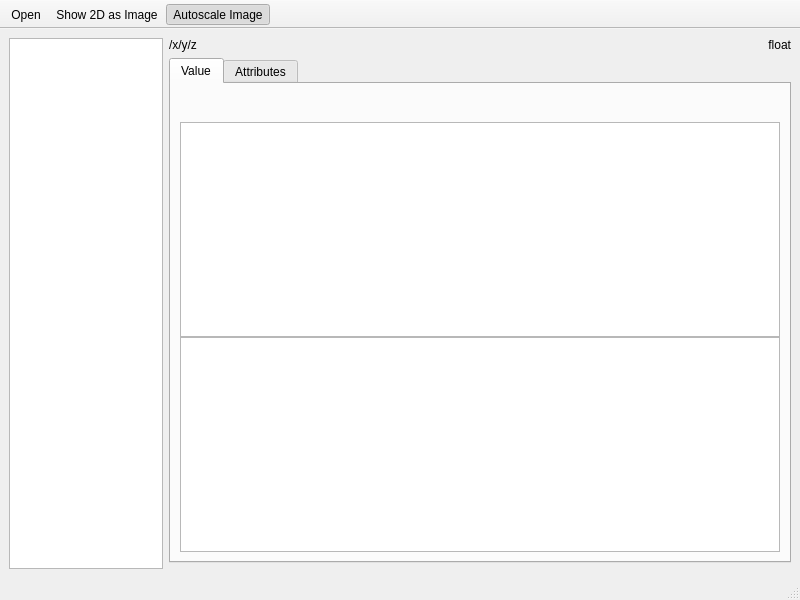
<?xml version="1.0" encoding="UTF-8"?>
<ui version="4.0">
 <class>MainWindow</class>
 <widget class="QMainWindow" name="MainWindow">
  <property name="geometry">
   <rect>
    <x>0</x>
    <y>0</y>
    <width>800</width>
    <height>600</height>
   </rect>
  </property>
  <property name="windowTitle">
   <string>H5View</string>
  </property>
  <widget class="QWidget" name="centralwidget">
   <layout class="QGridLayout" name="gridLayout">
    <item row="0" column="0" rowspan="3">
     <widget class="QTreeView" name="treeView">
      <property name="sizePolicy">
       <sizepolicy hsizetype="Expanding" vsizetype="Expanding">
        <horstretch>1</horstretch>
        <verstretch>0</verstretch>
       </sizepolicy>
      </property>
      <attribute name="headerVisible">
       <bool>false</bool>
      </attribute>
     </widget>
    </item>
    <item row="0" column="2">
     <widget class="QLabel" name="typeLabel">
      <property name="text">
       <string>float</string>
      </property>
      <property name="alignment">
       <set>Qt::AlignRight|Qt::AlignTrailing|Qt::AlignVCenter</set>
      </property>
     </widget>
    </item>
    <item row="1" column="1" colspan="2">
     <widget class="QTabWidget" name="tabWidget">
      <property name="sizePolicy">
       <sizepolicy hsizetype="Expanding" vsizetype="Expanding">
        <horstretch>2</horstretch>
        <verstretch>1</verstretch>
       </sizepolicy>
      </property>
      <property name="currentIndex">
       <number>0</number>
      </property>
      <widget class="QWidget" name="tab">
       <attribute name="title">
        <string>Value</string>
       </attribute>
       <layout class="QVBoxLayout" name="verticalLayout_2">
        <item>
         <widget class="QWidget" name="spinContainer" native="true">
          <property name="sizePolicy">
           <sizepolicy hsizetype="Minimum" vsizetype="Fixed">
            <horstretch>0</horstretch>
            <verstretch>0</verstretch>
           </sizepolicy>
          </property>
          <layout class="QHBoxLayout" name="horizontalLayout">
           <item>
            <spacer name="horizontalSpacer">
             <property name="orientation">
              <enum>Qt::Horizontal</enum>
             </property>
             <property name="sizeHint" stdset="0">
              <size>
               <width>5</width>
               <height>5</height>
              </size>
             </property>
            </spacer>
           </item>
          </layout>
         </widget>
        </item>
        <item>
         <widget class="QWidget" name="viewWidgetContainer" native="true">
          <property name="sizePolicy">
           <sizepolicy hsizetype="Preferred" vsizetype="Preferred">
            <horstretch>0</horstretch>
            <verstretch>1</verstretch>
           </sizepolicy>
          </property>
          <layout class="QVBoxLayout" name="verticalLayout">
           <property name="spacing">
            <number>0</number>
           </property>
           <property name="leftMargin">
            <number>0</number>
           </property>
           <property name="topMargin">
            <number>0</number>
           </property>
           <property name="rightMargin">
            <number>0</number>
           </property>
           <property name="bottomMargin">
            <number>0</number>
           </property>
           <item>
            <widget class="QPlainTextEdit" name="valueTextView">
             <property name="readOnly">
              <bool>true</bool>
             </property>
            </widget>
           </item>
           <item>
            <widget class="QTableView" name="valueTableView">
             <property name="editTriggers">
              <set>QAbstractItemView::NoEditTriggers</set>
             </property>
             <attribute name="horizontalHeaderVisible">
              <bool>false</bool>
             </attribute>
             <attribute name="horizontalHeaderStretchLastSection">
              <bool>true</bool>
             </attribute>
             <attribute name="verticalHeaderVisible">
              <bool>false</bool>
             </attribute>
            </widget>
           </item>
          </layout>
         </widget>
        </item>
       </layout>
      </widget>
      <widget class="QWidget" name="tab_2">
       <attribute name="title">
        <string>Attributes</string>
       </attribute>
       <layout class="QVBoxLayout" name="verticalLayout_3">
        <item>
         <widget class="QTableView" name="attrTableView">
          <property name="editTriggers">
           <set>QAbstractItemView::NoEditTriggers</set>
          </property>
          <property name="textElideMode">
           <enum>Qt::ElideNone</enum>
          </property>
          <property name="verticalScrollMode">
           <enum>QAbstractItemView::ScrollPerPixel</enum>
          </property>
          <property name="horizontalScrollMode">
           <enum>QAbstractItemView::ScrollPerPixel</enum>
          </property>
          <attribute name="horizontalHeaderVisible">
           <bool>false</bool>
          </attribute>
          <attribute name="horizontalHeaderStretchLastSection">
           <bool>true</bool>
          </attribute>
          <attribute name="verticalHeaderVisible">
           <bool>false</bool>
          </attribute>
         </widget>
        </item>
       </layout>
      </widget>
     </widget>
    </item>
    <item row="0" column="1">
     <widget class="QLabel" name="pathLabel">
      <property name="text">
       <string>/x/y/z</string>
      </property>
     </widget>
    </item>
   </layout>
  </widget>
  <widget class="QStatusBar" name="statusbar"/>
  <widget class="QToolBar" name="toolBar">
   <property name="windowTitle">
    <string>toolBar</string>
   </property>
   <property name="movable">
    <bool>false</bool>
   </property>
   <property name="floatable">
    <bool>false</bool>
   </property>
   <attribute name="toolBarArea">
    <enum>TopToolBarArea</enum>
   </attribute>
   <attribute name="toolBarBreak">
    <bool>false</bool>
   </attribute>
   <addaction name="actionOpen"/>
   <addaction name="actionShow_Image"/>
   <addaction name="actionAutoscale_Image"/>
  </widget>
  <action name="actionOpen">
   <property name="text">
    <string>Open</string>
   </property>
  </action>
  <action name="actionShow_Image">
   <property name="checkable">
    <bool>true</bool>
   </property>
   <property name="text">
    <string>Show 2D as Image</string>
   </property>
  </action>
  <action name="actionAutoscale_Image">
   <property name="checkable">
    <bool>true</bool>
   </property>
   <property name="checked">
    <bool>true</bool>
   </property>
   <property name="text">
    <string>Autoscale Image</string>
   </property>
  </action>
 </widget>
 <resources/>
 <connections/>
</ui>
